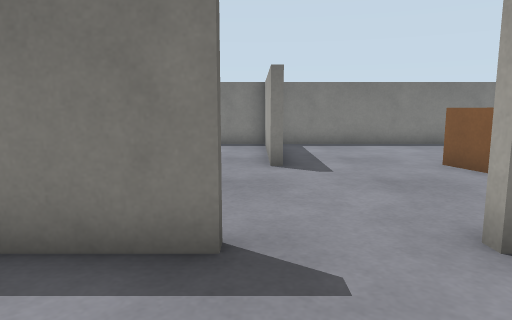
View 1 (above)

22 first-person views from a walk through a robot-simulator world made for Gazebo. The camera is 0.69 m above the floor, tilts 8° down and sees 70° across. The floor is counted in squares, 0.5 m on a side. Each view is taken from the middle of a square. On the plan, view 1 faces up. The plan holds only what a view shows up to about 15 squares ahead; the rest is blank.

View 2
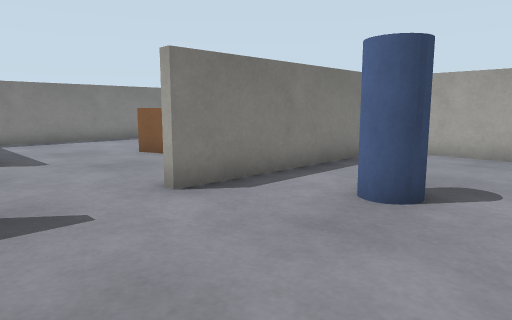

View 3
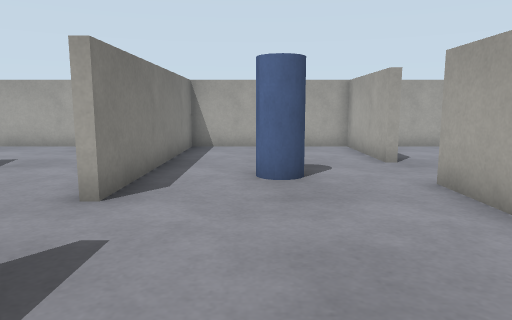

View 4
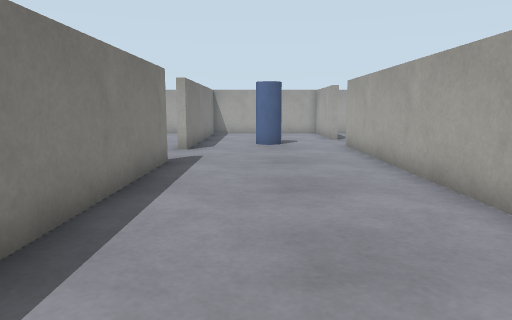

View 5
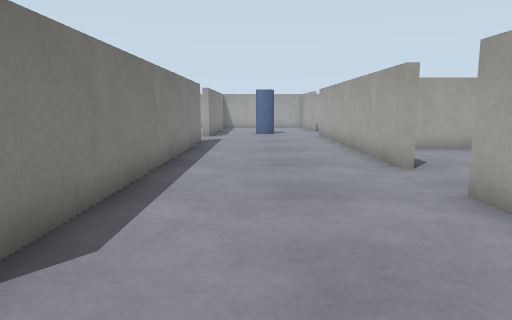

View 6
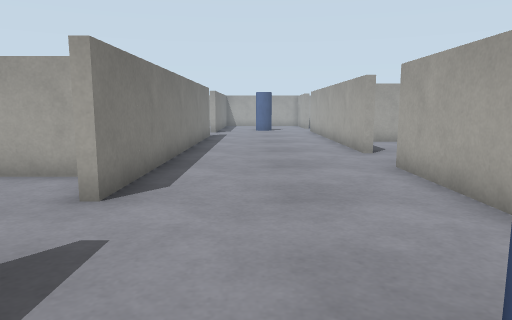

View 7
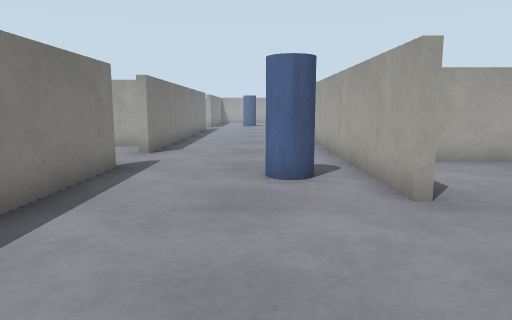

View 8
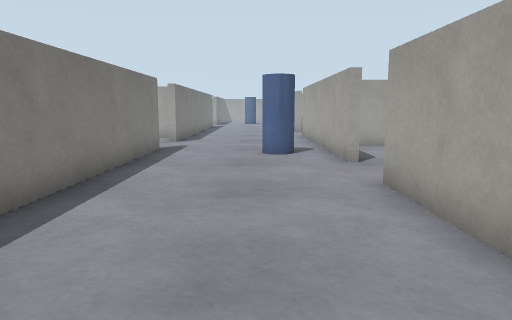

View 9
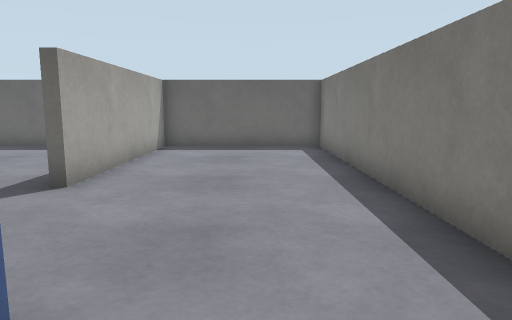

View 10
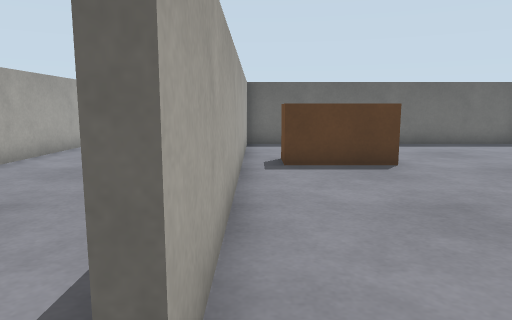

View 11
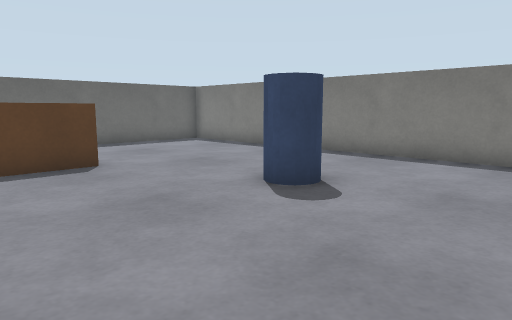

View 12
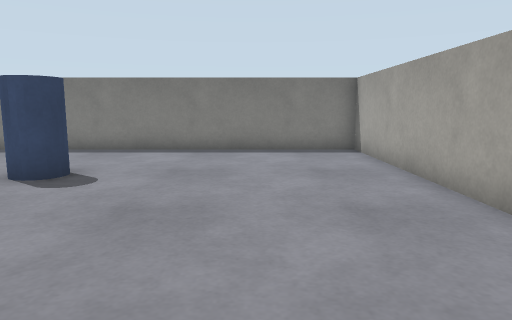

View 13
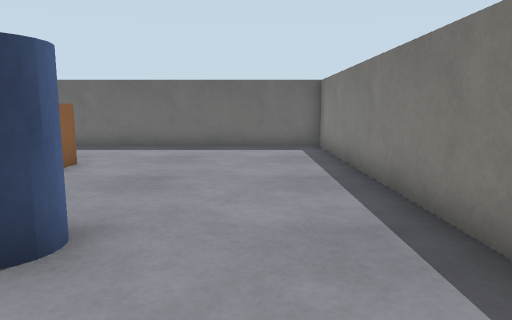

View 14
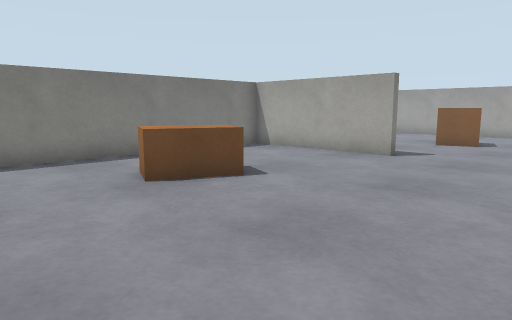

View 15
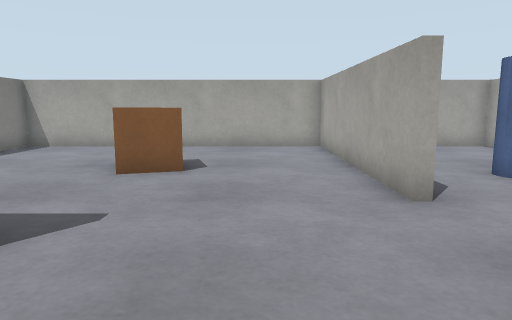

View 16
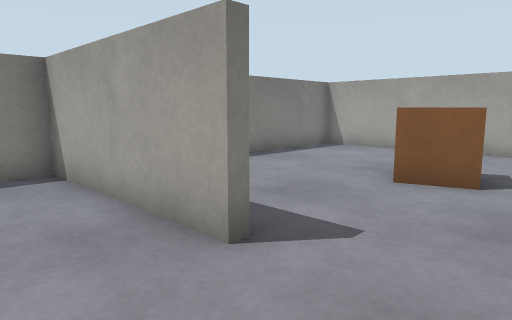

View 17
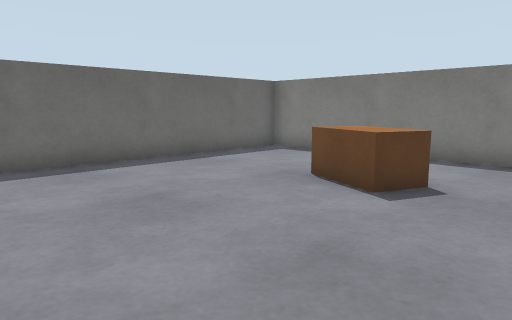

View 18
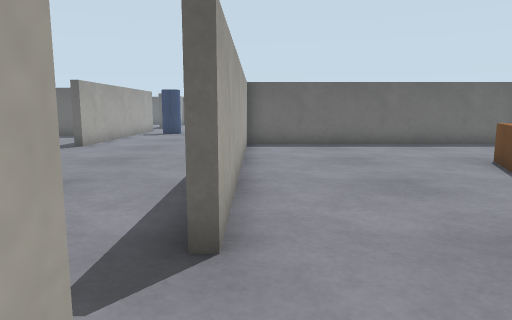

View 19
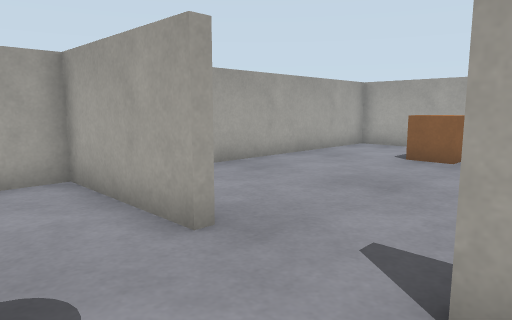

View 20
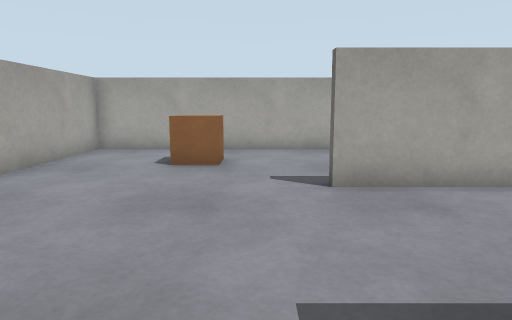

View 21
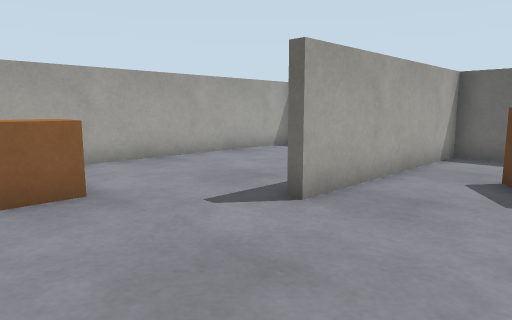

View 22
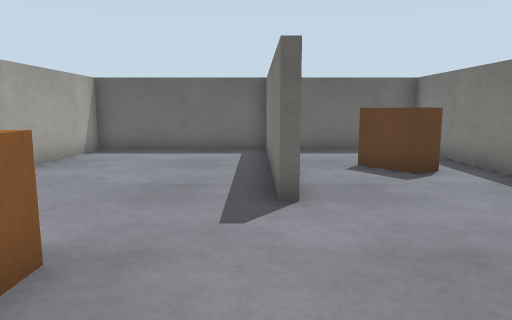

### Floor plan
Ten units are one square. View 1 is at (0, 0); x grows to the right and y downward. Boxes are objects, and circles mark ways between rooms. Rooms are numbered by the first view taken in them; rooms with no view inside come last. Other rooms are left out.
<svg viewBox="-298 -149 406 287">
<path fill="none" stroke="#000" d="M-77 24 38 24M-163 -37 -163 -33 -293 -33 -293 24 -223 24M-3 -37 -3 -33 -137 -33M-197 24 -103 24M63 24 103 24 103 -33 24 -33M-282 -37 -163 -37M-137 -33 -137 -38M-116 -43 -116 -144 -293 -144 -293 -36M8 -87 4 -87 4 -144 -113 -144 -113 -36M24 -33 24 -37 103 -37 103 -144 10 -144M-102 -37 -3 -37M63 28 63 24M15 26 -34 26 -34 73 36 73 36 76 -28 76M-34 76 -34 133 103 133 103 41"/>
<rect x="-185" y="-5" width="20" height="20" fill="#bbb"><title>pillar</title></rect>
<rect x="35" y="-15" width="20" height="20" fill="#bbb"><title>pillar</title></rect>
<rect x="-255" y="-75" width="20" height="30" fill="#bbb"><title>crate</title></rect>
<rect x="-205" y="-105" width="20" height="20" fill="#bbb"><title>barrel</title></rect>
<rect x="-65" y="-115" width="20" height="20" fill="#bbb"><title>crate</title></rect>
<rect x="45" y="-95" width="20" height="20" fill="#bbb"><title>crate</title></rect>
<rect x="-5" y="35" width="20" height="20" fill="#bbb"><title>crate</title></rect>
<rect x="55" y="95" width="20" height="20" fill="#bbb"><title>crate</title></rect>
<circle cx="-150" cy="-30" r="3" fill="#2a7"/>
<circle cx="10" cy="-30" r="3" fill="#2a7"/>
<circle cx="50" cy="30" r="3" fill="#2a7"/>
<text x="-90" y="0">1</text>
<text x="-210" y="-90">2</text>
<text x="0" y="-90">3</text>
<text x="40" y="80">4</text>
</svg>
Room 1 opens to room 2. Room 1 opens to room 3. Room 1 opens to room 4.

Where each view was taken, in squares from view 1:
view 1: 0 up, 0 right, facing up
view 2: 2 down, 1 left, facing up-right
view 3: 1 up, 3 left, facing right
view 4: 1 up, 10 left, facing right
view 5: 1 up, 16 left, facing right
view 6: 1 up, 19 left, facing right
view 7: 0 up, 25 left, facing right
view 8: 0 up, 29 left, facing right
view 9: 1 up, 16 left, facing left
view 10: 4 up, 15 left, facing left
view 11: 4 up, 15 left, facing up-left
view 12: 2 up, 15 left, facing up
view 13: 12 up, 16 left, facing left
view 14: 4 up, 10 left, facing up-right
view 15: 6 up, 3 left, facing right
view 16: 6 up, 2 left, facing up-right
view 17: 4 up, 2 left, facing up-left
view 18: 4 up, 3 right, facing left
view 19: 0 up, 3 right, facing down-right
view 20: 1 down, 5 right, facing down
view 21: 4 down, 8 right, facing down-left
view 22: 8 down, 9 right, facing left
